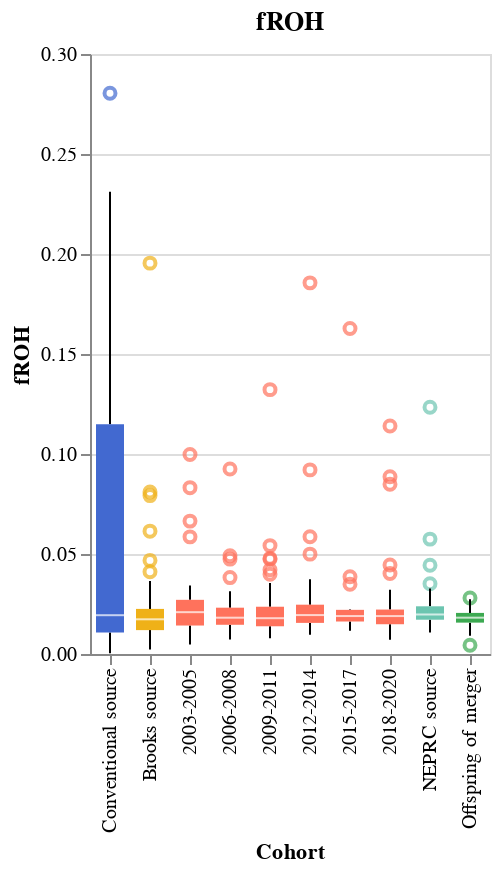

Notebook code cell kept with this figure:
### Code cell
# Boxplot of fROH over intervals

boxplot = alt.Chart(total_len_roh).mark_boxplot().encode(
    alt.X("Interval:N", title="Cohort", #axis=alt.Axis(labelAngle=-45),
          # TODO: Generalize this
        #sort=['Founders', 'pre-2003', '2003-2005', '2006-2008', '2009-2011', '2012-2014', '2015-2017', '2018-2020', 'Founders2', 'Merged']),
        sort=['Conventional source', 'Brooks source', 'Pre-2003', '2003-2005', '2006-2008', '2009-2011', '2012-2014', '2015-2017', '2018-2020', 'NEPRC source', 'Offspring of merger'],   
    ),
    alt.Y("froh:Q", title="fROH"),
    #alt.Column("seq", title="Sequence Type"),
    color=alt.Color("Interval:N", legend=None).scale(
        domain = list(colors["Cohort"]),
        range = list(colors["Color"])
    )
    # tooltip=[
    #     alt.Tooltip()
    # ]
).properties(
    #width=100
    title="fROH"
)

boxplot#.save("/master/abagwell/figures/final_plots/U42_WES.common_between_founding_cohorts2.froh_boxplot.min1Mb.html")

#boxplot.save(f"/master/abagwell/figures/roh/U42_WES.common_between_founding_cohorts2.boxplot.maf_0.05.gt{min_ROH_length / 1_000_000}Mb.html")

### Figure 1 — Vega-Lite specification as saved in the notebook (floating-point values rounded to 4 significant figures; data arrays with more than 128 entries replaced by an {"elided": "..."} marker saying what was removed)
{"config": {"view": {"continuousWidth": 300, "continuousHeight": 300}}, "data": {"name": "data-e2d0e047a7f77eb0361a6279687257ea"}, "mark": {"type": "boxplot"}, "encoding": {"color": {"field": "Interval", "legend": null, "scale": {"domain": ["Conventional source", "Brooks source", "2003-2005", "2006-2008", "2009-2011", "2012-2014", "2015-2017", "2018-2020", "NEPRC source", "Offspring of merger"], "range": ["#4269d0", "#efb118", "#ff725c", "#ff725c", "#ff725c", "#ff725c", "#ff725c", "#ff725c", "#6cc5b0", "#3ca951"]}, "type": "nominal"}, "x": {"field": "Interval", "sort": ["Conventional source", "Brooks source", "Pre-2003", "2003-2005", "2006-2008", "2009-2011", "2012-2014", "2015-2017", "2018-2020", "NEPRC source", "Offspring of merger"], "title": "Cohort", "type": "nominal"}, "y": {"field": "froh", "title": "fROH", "type": "quantitative"}}, "title": "fROH", "$schema": "https://vega.github.io/schema/vega-lite/v5.20.1.json", "datasets": {"data-e2d0e047a7f77eb0361a6279687257ea": {"elided": "485 records"}}}
